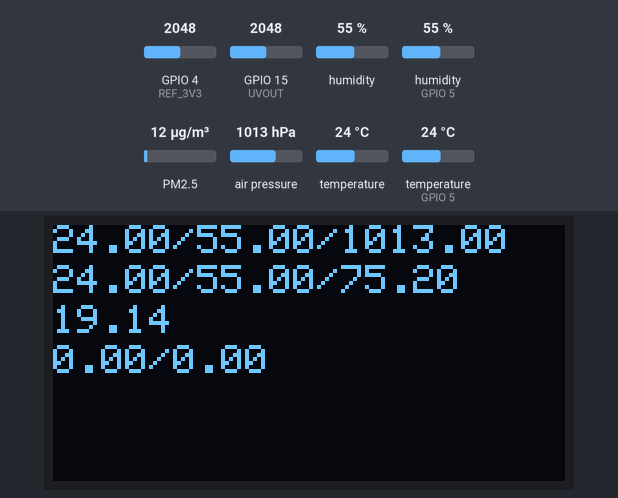
Recording of a sketch running on a simulated ESP32. Parts: 128×64 one-colour display. The test bench sets the inputs (shaded band); at power-on: humidity 55 %, humidity (sensor on GPIO 5) 55 %, GPIO 4 (REF_3V3) = 2048, GPIO 15 (UVOUT) = 2048, PM2.5 12 µg/m³, temperature (sensor on GPIO 5) 24 °C, air pressure 1013 hPa, temperature 24 °C. Storage starts empty; what the sketch prints to the serial monitor is not drawn.

Above: at 1.3 s.
1.4 s: humidity (sensor 0) set to 22 %
At 3.9 s:
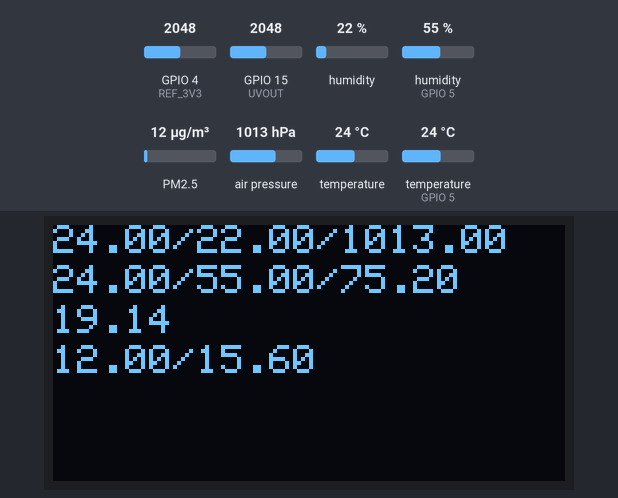
4.7 s: humidity (sensor on GPIO 5) set to 22 %
At 7.1 s:
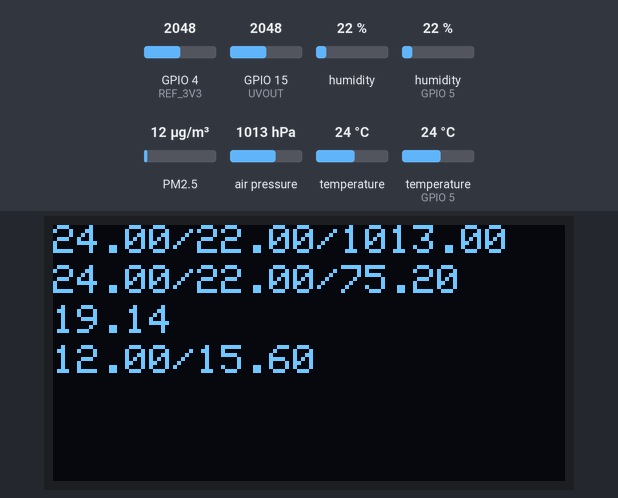
7.7 s: GPIO 4 (REF_3V3) set to 2866
At 10.2 s:
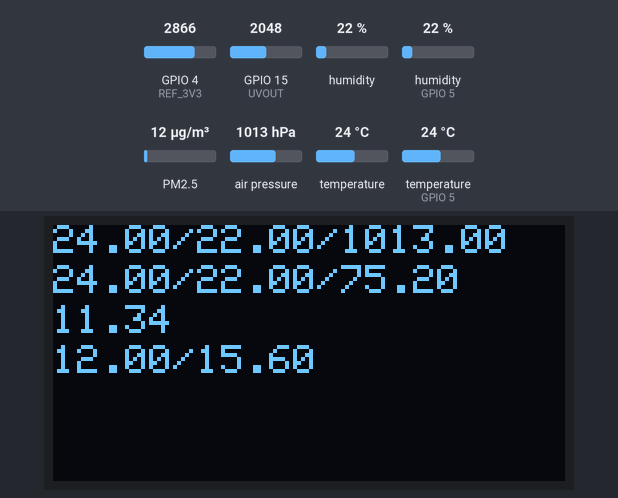
10.8 s: GPIO 15 (UVOUT) set to 1228
At 13.4 s:
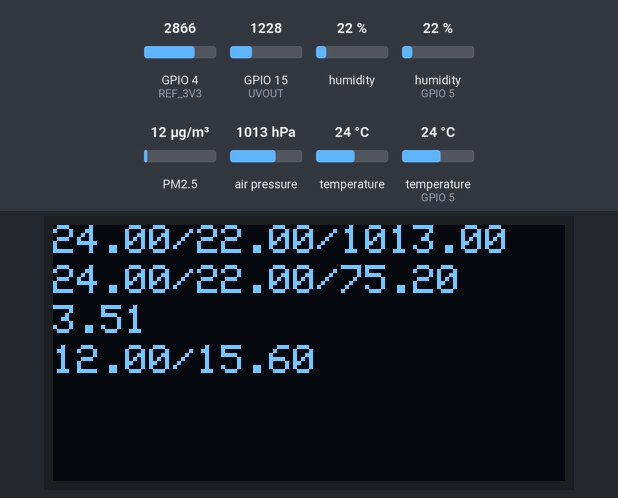
13.9 s: PM2.5 set to 6 µg/m³
At 16.5 s:
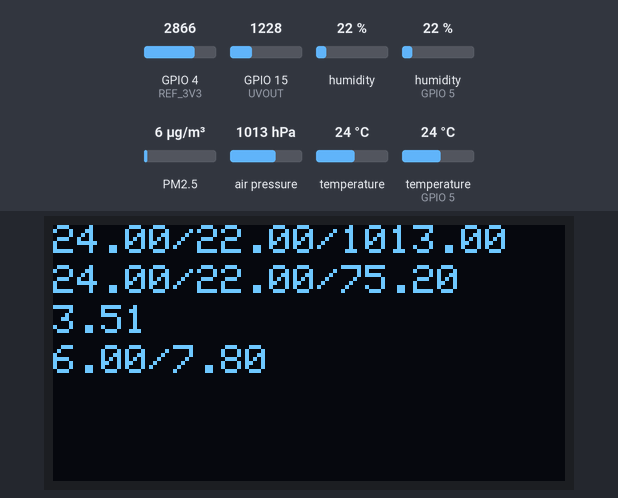
16.9 s: temperature (sensor on GPIO 5) set to 12 °C
At 19.6 s:
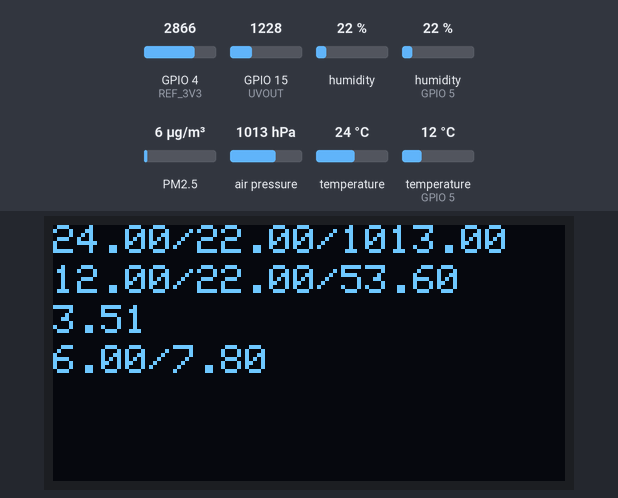
Timing chart, 0 to 21.0 s (numbered marks = the images above; inputs shaded):
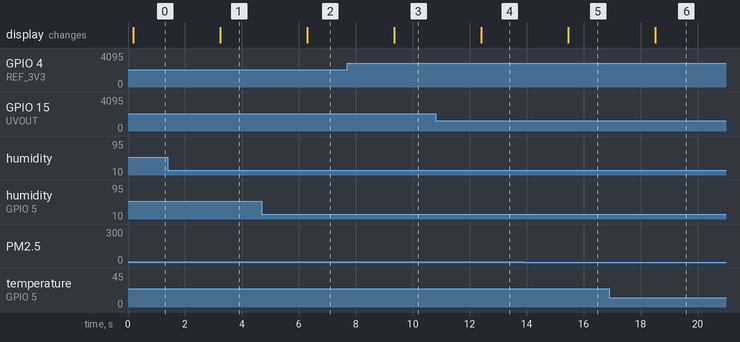

Measured:
- after the input at 1.4 s, the display: changes after 1.8 s (image 1)
- after the input at 4.7 s, the display: changes after 1.6 s (image 2)
- after the input at 7.7 s, the display: changes after 1.6 s (image 3)
- after the input at 10.8 s, the display: changes after 1.6 s (image 4)
- after the input at 13.9 s, the display: changes after 1.6 s (image 5)
- after the input at 16.9 s, the display: changes after 1.6 s (image 6)

The sketch:

weather_v2.2.ino
```cpp
#include <Adafruit_Sensor.h>
#include <Adafruit_BME280.h>
#include <Adafruit_GFX.h>
#include <Adafruit_SH1106.h>
#include <DHT.h>
#include <SDS011.h>
#include <FS.h>
#include <SD.h>
#include <SPI.h>
#define OLED_SDA 21
#define OLED_SCL 22
#define SD_CS 13

int UVOUT = 15; //Output from the sensor
int REF_3V3 = 4; //3.3V power on the ESP32 board

//BME280
Adafruit_BME280 bme;
float temp, pres, hum;
int status;
//Pantalla OLED
Adafruit_SH1106 display(21, 22);
//DHT22
#define DHTPIN 5
#define DHTTYPE DHT22
DHT dht (DHTPIN, DHTTYPE);
float dht_temp_cel, dht_hum, dht_temp_fa;
//SDS198
float p10 = 0;
float p25 = 0;
SDS011 sensor_pm10;
#ifdef ESP32
HardwareSerial puerto_10(2);
#endif
//MicroSD
String dataMessage;

// Write to the SD card (DON'T MODIFY THIS FUNCTION)
void writeFile(fs::FS &fs, const char * path, const char * message) {
  Serial.printf("Writing file: %s\n", path);

  File file = fs.open(path, FILE_WRITE);
  if (!file) {
    Serial.println("Failed to open file for writing");
    return;
  }
  if (file.print(message)) {
    Serial.println("File written");
  } else {
    Serial.println("Write failed");
  }
  file.close();
}

// Append data to the SD card (DON'T MODIFY THIS FUNCTION)
void appendFile(fs::FS &fs, const char * path, const char * message) {
  Serial.printf("Appending to file: %s\n", path);

  File file = fs.open(path, FILE_APPEND);
  if (!file) {
    Serial.println("Failed to open file for appending");
    return;
  }
  if (file.print(message)) {
    Serial.println("Message appended");
  } else {
    Serial.println("Append failed");
  }
  file.close();
}

void setup()
{
  Serial.begin(115200);
  pinMode(UVOUT, INPUT);
  pinMode(REF_3V3, INPUT);

  dht.begin();

  bool status;
  status = bme.begin(0x76);
  if (!status) {
    Serial.println("ERROR BME280");
    while (1);
  }

  sensor_pm10.begin(&puerto_10);

  display.begin(SH1106_SWITCHCAPVCC, 0x3C);
  display.display();
  display.clearDisplay();

  SD.begin(SD_CS);
  if (!SD.begin(SD_CS)) {
    Serial.println("Card Mount Failed");
    //    return;
  }
  uint8_t cardType = SD.cardType();
  if (cardType == CARD_NONE) {
    Serial.println("No SD card attached");
    //    return;
  }
  Serial.println("Initializing SD card...");
  if (!SD.begin(SD_CS)) {
    Serial.println("ERROR - SD card initialization failed!");
    //    return;    // init failed
  }

  File file = SD.open("/datalog.txt");
  if (!file) {
    Serial.println("File doens't exist");
    Serial.println("Creating file...");
    writeFile(SD, "/datalog.txt", "tempC_dht22, tempF_dht22, temp_bme280, hum_bme280, uv, pm10, pm25 \r\n");
  }
  else {
    Serial.println("File already exists");
  }
  file.close();
}

int averageAnalogRead(int pinToRead)
{
  byte numberOfReadings = 8;
  unsigned int runningValue = 0;

  for (int x = 0 ; x < numberOfReadings ; x++)
    runningValue += analogRead(pinToRead);
  runningValue /= numberOfReadings;

  return (runningValue);
}

float mapfloat(float x, float in_min, float in_max, float out_min, float out_max)
{
  return (x - in_min) * (out_max - out_min) / (in_max - in_min) + out_min;
}

void loop()
{
  int uvLevel = averageAnalogRead(UVOUT);
  int refLevel = averageAnalogRead(REF_3V3);
  //Use the 3.3V power pin as a reference to get a very accurate output value from sensor
  float outputVoltage = 3.3 / refLevel * uvLevel;
  float uvIntensity = mapfloat(outputVoltage, 0.99, 2.8, 0.0, 15.0); //Convert the voltage to a UV intensity level

  temp = bme.readTemperature();
  pres = (bme.readPressure() / 100.0F);
  hum = bme.readHumidity();

  dht_temp_cel = dht.readTemperature();
  dht_hum = dht.readHumidity();
  dht_temp_fa = dht.readTemperature(true);

  sensor_pm10.read(&p10, &p25);

  String bme280_data = String(temp) + "/" + String(hum) + "/" + String(pres);
  String dht_data = String(dht_temp_cel) + "/" + String(dht_hum) + "/" + String(dht_temp_fa);
  String sds011_data = String(p10) + "/" + String(p25);

  Serial.println("---------------------------------");
  Serial.print("bme_data: ");
  Serial.println(bme280_data);
  Serial.print("dht_data: ");
  Serial.println(dht_data);
  Serial.print("UV(mW/cm^2): ");
  Serial.println(uvIntensity);
  Serial.print("pm_100(ug/m^3: ");
  Serial.println(sds011_data);
  Serial.println("---------------------------------");

  display.clearDisplay();
  display.setTextColor(WHITE);
  display.setCursor(0, 0);
  display.println(bme280_data);
  display.setCursor(0, 10);
  display.println(dht_data);
  display.setCursor(0, 20);
  display.println(uvIntensity);
  display.setCursor(0, 30);
  display.println(sds011_data);
  display.display();

  dataMessage = String(dht_temp_cel) + "," + String(dht_temp_fa) + "," + String(temp) + "," + String(hum) + "," + String(uvIntensity) + "," + String(p10) + "," + String(p25) + "\r\n";
  appendFile(SD, "/datalog.txt", dataMessage.c_str());

  delay(3000);
}
```
